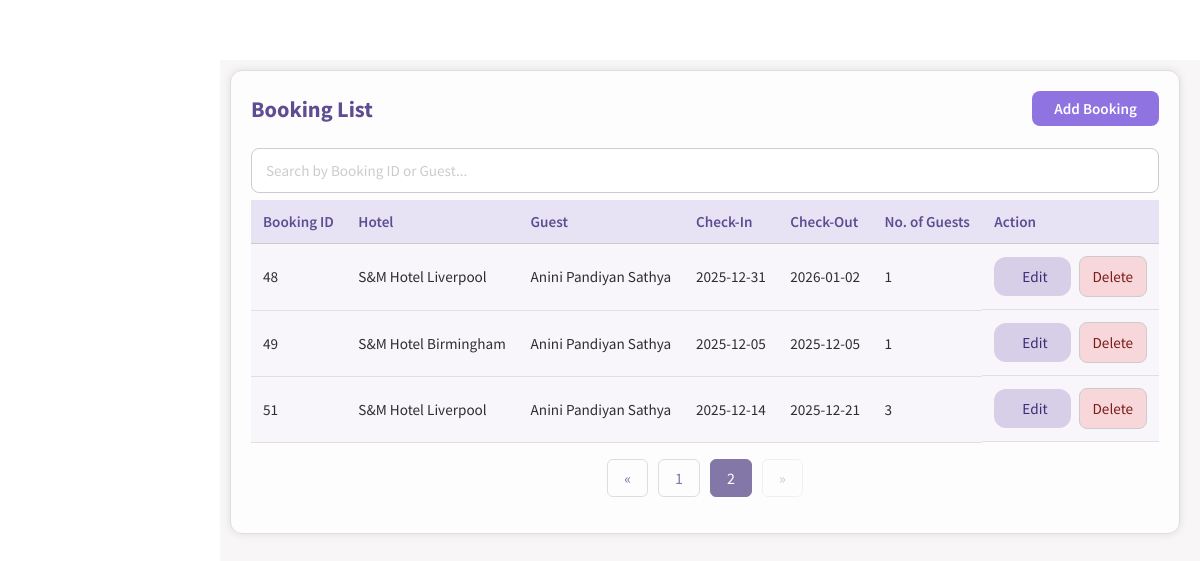
The page /booking.php?page=2 (signed in) on the database as committed earlier.
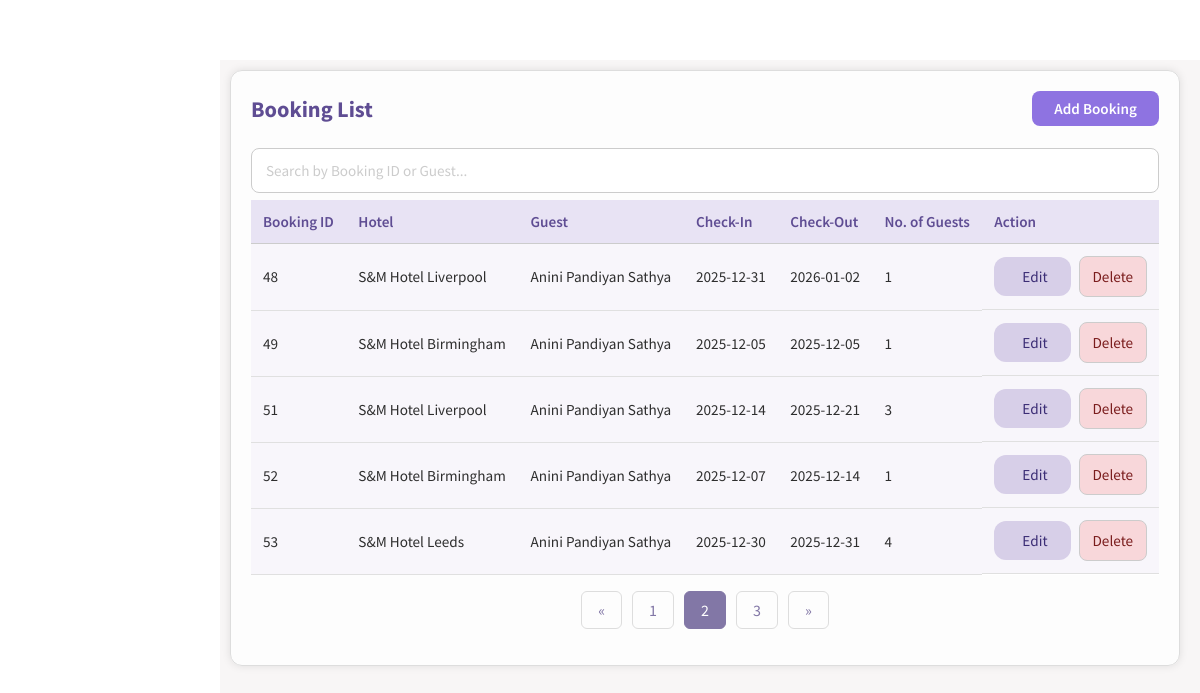
The same page on the database as committed later.
### tables this page shows
CREATE TABLE BOOKING(
BOOKING_ID INTEGER NOT NULL PRIMARY KEY AUTOINCREMENT,
NO_OF_GUEST INTEGER NOT NULL,
DATE_IN DATE NOT NULL,
DATE_OUT DATE NOT NULL,
TIMESTAMP DATETIME NOT NULL NOT NULL DEFAULT (CURRENT_TIMESTAMP),
GUEST_ID INTEGER NOT NULL,
ROOM_ID INTEGER NOT NULL,
FOREIGN KEY (GUEST_ID) REFERENCES GUEST(GUEST_ID) ON DELETE CASCADE ON UPDATE CASCADE
FOREIGN KEY (ROOM_ID) REFERENCES ROOM(ROOM_ID) ON DELETE CASCADE ON UPDATE CASCADE
);

CREATE TABLE HOTEL(
HOTEL_ID INTEGER NOT NULL PRIMARY KEY AUTOINCREMENT,
HOTEL_NAME TEXT NOT NULL,
HOTEL_ADDRESS TEXT NOT NULL,
CITY TEXT NOT NULL,
POSTCODE TEXT NOT NULL,
HOTEL_TELNO TEXT NOT NULL UNIQUE,
HOTEL_EMAIL TEXT NOT NULL UNIQUE
);

CREATE TABLE GUEST(
GUEST_ID INTEGER NOT NULL PRIMARY KEY AUTOINCREMENT,
F_NAME TEXT NOT NULL,
M_NAME TEXT,
L_NAME TEXT NOT NULL,
GUEST_ADDRESS TEXT NOT NULL,
CITY TEXT NOT NULL,
POSTCODE TEXT NOT NULL,
GUEST_EMAIL TEXT NOT NULL UNIQUE,
GUEST_PHNO TEXT NOT NULL UNIQUE
);

### functions.php (the view, shortened to what this page needs)
<?php
function createDB()
{
    $db = new SQLite3('hotelSQL.db');
    $db->exec("PRAGMA foreign_keys = ON");
    return $db;
}
function BookingList($editingId = null, $limit = null, $offset = null)
{
    $db = createDB();
    $select_query = "SELECT * FROM BOOKING b INNER JOIN GUEST g ON (b.GUEST_ID = g.GUEST_ID)
    INNER JOIN ROOM r ON (b.ROOM_ID = r.ROOM_ID) INNER JOIN HOTEL h ON (r.HOTEL_ID = h.HOTEL_ID) ";
    $select_query .= " ORDER BY BOOKING_ID ASC";
    $select_query = applyPagination($select_query, $limit, $offset);
    $result = $db->query($select_query);
    while ($row = $result->fetchArray(SQLITE3_ASSOC)) {
        if ($editingId == $row['BOOKING_ID']) {
            echo "<form method='post'><tr>";
            echo "<td>" . $row['BOOKING_ID'] . "</td>";
            echo "<input type='hidden' name='booking-id' value='" . $row['BOOKING_ID'] . "'>";
            echo "<td>";
            RoomDropdown('room-id', $row['ROOM_ID']);
            echo "</td>";
            echo "<td>";
            GuestDropdown('guest-id', $row['GUEST_ID']);
            echo "</td>";
            echo "<td>
                    <input type='date' name='date-in'
                           value='" . htmlspecialchars($row['DATE_IN']) . "'  min='" . date('Y-m-d') . "' required>
                  </td>";
            echo "<td>
                    <input type='date' name='date-out'
                           value='" . htmlspecialchars($row['DATE_OUT']) . "' min='" . date('Y-m-d') . "'required>
                  </td>";
            echo "<td>
                    <input type='number' name='num-guest'
                           value='" . htmlspecialchars($row['NO_OF_GUEST']) . "' required>
                  </td>";
            echo "<td>
                    <input type='submit' class='submit-btn' name='save' value='Save'>
                    <input type='submit' class='delete-button-in-list' name='cancel' value='Cancel'>
                  </td>";
            echo "</tr></form>";
        } else {
            echo "<form method='post'><tr>";
            echo "<td>" . $row['BOOKING_ID'] . "</td>";
            echo "<td>" . $row['HOTEL_NAME'] . "</td>";
            echo "<td>" . $row['F_NAME'] . " " . $row['L_NAME'] . "</td>";
            echo "<td>" . $row['DATE_IN'] . "</td>";
            echo "<td>" . $row['DATE_OUT'] . "</td>";
            echo "<td>" . $row['NO_OF_GUEST'] . "</td>";
            echo "<td>
                    <input type='hidden' name='booking-id' value='" . $row['BOOKING_ID'] . "'>
                    <input type='submit' class='edit-button-in-list' name='edit' value='Edit'>
                    <input type='button' class='delete-button-in-list' name='delete' value='Delete'>
                  </td>";
            echo "</tr></form>";
        }
    }
}
function applyPagination($sql, $limit, $offset)
{
    if ($limit !== null && $offset !== null) {
        $limit = (int) $limit;
        $offset = (int) $offset;
        $sql .= " LIMIT $limit OFFSET $offset";
    }
    return $sql;
}
?>

### booking.php (shortened to what this page needs)
<!DOCTYPE html>
<html lang="en">
<head>
    <link rel="stylesheet" href="style.css" />
</head>
<?php
require_once("functions.php");
$editingId = null;
$records_per_page = 5;
$current_page = isset($_GET["page"]) ? intval($_GET["page"]) : 1;
$db = createDB();
$total_query = "SELECT COUNT(*) AS total
                FROM BOOKING b
                INNER JOIN GUEST g ON b.GUEST_ID = g.GUEST_ID";
$total_result = $db->query($total_query);
$total_row = $total_result->fetchArray(SQLITE3_ASSOC);
$total_records = (int) ($total_row['total'] ?? 0);
$total_pages = $total_records > 0 ? (int) ceil($total_records / $records_per_page) : 1;
$offset = ($current_page - 1) * $records_per_page;
?>
<body onload="loadNavbar()">
    <div class="main_content">
        <section class="add-container">
            <div class="heading-row">
                <h2>Booking List</h2>
                <a class="add-btn" href="booking-add.php">Add Booking</a>
            </div>
            <div class="search-bar">
                <input type="text" id="searchInput" placeholder="Search by Booking ID or Guest..." autocomplete="off"
                    onkeyup="filterBookingList(this)">
            </div>
            <table class="base-table">
                <thead>
                    <tr>
                        <th>Booking ID</th>
                        <th>Hotel</th>
                        <th>Guest</th>
                        <th>Check-In</th>
                        <th>Check-Out</th>
                        <th>No. of Guests</th>
                        <th>Action</th>
                    </tr>
                </thead>
                <tbody>
                    <?php BookingList($editingId, $records_per_page, $offset); ?>
                </tbody>
            </table>
            <?php if ($total_records > $records_per_page): ?>
            <ul class="pagination">
                <?php if ($current_page > 1): ?>
                    <?php $prev_page = $current_page - 1; ?>
                    <li><a href="?page=<?= $prev_page ?>">&laquo;</a></li>
                <?php else: ?>
                    <li class="disabled"><span>&laquo;</span></li>
                <?php endif; ?>
                <?php for ($i = 1; $i <= $total_pages; $i++): ?>
                    <?php if ($i == $current_page): ?>
                        <li class="active"><span><?= $i ?></span></li>
                    <?php else: ?>
                        <li><a href="?page=<?= $i ?>"><?= $i ?></a></li>
                    <?php endif; ?>
                <?php endfor; ?>
                <?php if ($current_page < $total_pages): ?>
                    <?php $next_page = $current_page + 1; ?>
                    <li><a href="?page=<?= $next_page ?>">&raquo;</a></li>
                <?php else: ?>
                    <li class="disabled"><span>&raquo;</span></li>
                <?php endif; ?>
            </ul>
            <?php endif; ?>
        </section>
    </div>
</body>
</html>

### style.css (style rules this page uses)
html, body { margin: 0; padding: 0; box-sizing: border-box; }
*, *::before, *::after { box-sizing: inherit; }
* { font-family: "Source Sans Pro", Helvetica, sans-serif; }
input::placeholder { color: #ccc; }
.main_content { margin-top: 60px; margin-left: 220px; padding: 10px 20px 20px 10px; background: #f8f6f6; min-height: calc(100vh - 60px); color: #2e2e2e; flex: 1; overflow-x: hidden; }
.add-container h2 { color: #5f4d93; font-size: 1.4rem; font-weight: 700; margin-bottom: 20px; text-align: left; }
.add-container .search-bar { margin: 5px 0; padding: 2px 0; }
.add-container .search-bar input { display: block; width: 100%; padding: 12px 14px; border: 1px solid #ccc; }
.base-table { width: 100%; border-collapse: collapse; color: #2e2e2e; font-size: 0.95rem; background-color: #fff; }
.base-table thead { background-color: #e8e3f4; }
.base-table th { text-align: left; font-weight: 600; color: #5f4d93; padding: 12px; border-bottom: 1px solid #ccc; }
.base-table td { padding: 12px; border-bottom: 1px solid #e0e0e0; }
.base-table td:last-child { display: flex; justify-content: flex-start; align-items: center; gap: 8px; }
.base-table tr:nth-child(even) { background-color: #f8f6fb; }
.add-container { width: 100%; max-width: none; padding: 20px 20px 20px 20px; margin: 0 0 30px 0; background: rgba(255, 255, 255, 0.8); border-radius: 12px; border: 1px solid #ddd; box-shadow: 0 0 8px rgba(0, 0, 0, 0.1); }
.add-container input { padding: 10px; border: 1px solid #ccc; border-radius: 8px; font-size: 0.95rem; background-color: #fff; transition: border-color 0.3s, box-shadow 0.3s; }
.add-container td input[type="submit"] { padding: 10px 28px; border: none; border-radius: 12px; font-size: 0.95rem; font-weight: 500; cursor: pointer; }
.add-container .edit-button-in-list { background-color: #d7cfe8; color: #3b2d75; }
.add-container .delete-button-in-list { background-color: #f8d7da; color: #7a1c1c; }
.base-form input, .add-container input, .add-container select, .base-form select { width: 50%; max-width: 100%; }
.pagination { display: flex; justify-content: center; list-style-type: none; padding: 0; }
.pagination li { margin: 0 5px; }
.pagination a, .pagination span { text-decoration: none; color: #8277a6; padding: 8px 16px; border: 1px solid #ddd; border-radius: 6px; cursor: pointer; display: inline-block; }
.pagination li.active span { background-color: #8277a6; color: white; border-color: #8277a6; }
.add-btn { display: inline-block; padding: 8px 22px; background-color: #8e73e1; color: #fff; border-radius: 8px; font-weight: 600; font-size: 0.95rem; text-decoration: none; }
.heading-row { display: flex; align-items: center; justify-content: space-between; margin-bottom: 20px; }
.heading-row h2 { margin: 0; color: #5f4d93; font-size: 1.4rem; font-weight: 700; }
.edit-button-in-list, .delete-button-in-list { cursor: pointer; }
.pagination li.disabled span { opacity: 0.4; cursor: not-allowed; }

Rows that differ between the two databases and show on the page:
added booking: BOOKING_ID "52", hotel.HOTEL_NAME "S&M Hotel Birmingham", GUEST_ID.F_NAME "Anini", GUEST_ID.L_NAME "Pandiyan Sathya", DATE_IN "2025-12-07", DATE_OUT "2025-12-14", NO_OF_GUEST "1"
added booking: BOOKING_ID "53", hotel.HOTEL_NAME "S&M Hotel Leeds", GUEST_ID.F_NAME "Anini", GUEST_ID.L_NAME "Pandiyan Sathya", DATE_IN "2025-12-30", DATE_OUT "2025-12-31", NO_OF_GUEST "4"
Other text that changed with them:
new list line: "3"
